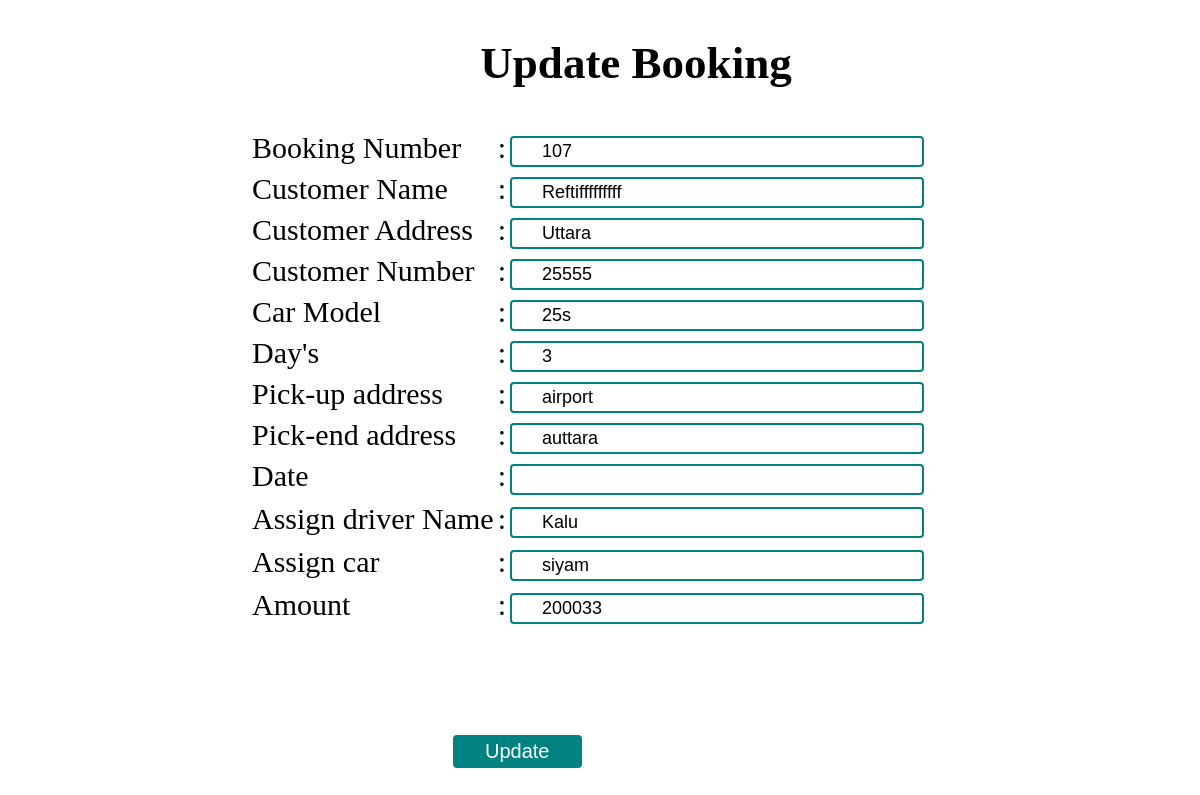
The page /Admin/booking_edit.php?edit=8 on the database its author committed.
### tables this page shows
CREATE TABLE `booking_information` (
  `id` int(20) NOT NULL,
  `s_l` varchar(10) NOT NULL,
  `c_name` varchar(20) NOT NULL,
  `c_address` varchar(20) NOT NULL,
  `c_number` varchar(20) NOT NULL,
  `car_model` varchar(20) NOT NULL,
  `day` varchar(20) NOT NULL,
  `pick_address` varchar(30) NOT NULL,
  `end_address` varchar(20) NOT NULL,
  `date` varchar(255) NOT NULL,
  `driver_name` varchar(20) NOT NULL,
  `assign_car` varchar(20) NOT NULL,
  `amount` varchar(20) NOT NULL,
  `car_track_no` varchar(255) NOT NULL
);

### db_connect/connection.php (called while the page is built, shortened)
<?php
class database
{
	public $servername="localhost";
	public $username="root";
	public $pass="";
	public $dbname="rent_management";
	public $link;
	private function dbconnect(){
		$this->link = new mysqli($this->servername,$this->username,$this->pass,$this->dbname) or die("database failed".$this->link->error."(".$this->link->errno.")");
	}
		public function select($a)
		{
			$scr_querr=$this->link->query($a);
			if($scr_querr->num_rows>0)
			{
				return $scr_querr;
			}
		}
			}
			?>

### Admin/booking_edit.php (the view, shortened to what this page needs)
<?php
require_once("../db_connect/connection.php");
$db=new database();
global $sms;
global $fetch;
if (isset($_GET['edit'])) {
    $id=$_GET['edit'];
    $get_booking="SELECT * FROM booking_information where id='$id'";
    $booking_data=$db->select($get_booking);
        $fetch=$booking_data->fetch_array();
}
?>
<!DOCTYPE html>
<html>
<head>
  <link rel="stylesheet" type="text/css" href="../public/css/custom.css">
</head>
<body>
<div class="information">
  <h2>Update Booking</h2>
   <form action="<?php print $_SERVER['PHP_SELF'];?>" method="post" enctype="multipart/form-data" name="createAdminUser">
  <table>
        <tr>
          <td> Booking Number</td>
          <td>: </td>
         <td><input type="text"  name="s_l" value="<?php echo $fetch['s_l'] ?>"require>
        </tr><tr>
          <td>Customer Name</td>
          <td>: </td>
          <td><input type="text" name="c_name" value="<?php echo $fetch['c_name'] ?>" required></td>
        </tr><tr>
          <td>Customer Address</td>
          <td>: </td>
          <td><input type="text" name="c_address" value="<?php echo $fetch['c_address'] ?>" required></td>
        </tr><tr>
          <td>Customer Number</td>
          <td>: </td>
          <td><input type="text" name="c_number" value="<?php echo $fetch['c_number'] ?>" required></td>
        </tr><tr>
          <td>Car Model</td>
          <td>: </td>
          <td><input type="text" name="car_model" value="<?php echo $fetch['car_model'] ?>" required></td>
          </tr><tr>
          <td>Day's</td>
          <td>: </td>
          <td><input type="text" name="day" value="<?php echo $fetch['day'] ?>" required></td>
          </tr><tr>
          <td>Pick-up address</td>
          <td>: </td>
          <td><input type="text" name="pick_address" value="<?php echo $fetch['pick_address'] ?>" required></td>
        </tr><tr>
          <td>Pick-end address</td>
          <td>: </td>
           <td><input type="text" name="end_address" value="<?php echo $fetch['end_address'] ?>" required></td>
        </tr><tr>
          <td> Date</td>
          <td>: </td>
           <td><input id="txtdate" type="text"  name="date" value="<?php date('Y-m-d', strtotime('dd/mm/yyyy')) ?>" required></td>
        </tr><tr>
          <tr>
          <td> Assign driver Name</td>
          <td>: </td>
           <td><input type="text" name="driver_name" value="<?php echo $fetch['driver_name'] ?>" required></td>
        </tr><tr>
          <tr>
          <td> Assign car</td>
          <td>: </td>
           <td><input type="text" name="assign_car" value="<?php echo $fetch['assign_car'] ?>" required></td>
        </tr><tr>
          <tr>
          <td> Amount</td>
          <td>: </td>
           <td><input type="text" name="amount" value="<?php echo $fetch['amount'] ?>" required></td>
        </tr>
      <tr>
          <td class="danger" colspan="3" align="center"><span><?php print $sms; ?></span></td>
     </tr>
   </table>
       <input type="submit" name="update" value="Update">
  </form>
</div>

### public/css/custom.css (style rules this page uses)
body { font-family: cambria; margin: 0; padding: 0; }
td.danger { padding-top: 60px !important; }
.information { margin-left: 9%; font-size: 30px; width: 80%; }
input[type=submit] { margin-left: 220px; margin-top: 45px; font-size: 25px; background: #028182; border-radius: 10px; color: white; }
input { padding: 3px 30px; }
.information h2 { margin-left: 10%; text-align: center; }
input[type=submit] { margin-left: 345px; margin-top: 45px; font-size: 25px; background: #028182; border-radius: 10px; color: red; }
input[type=submit] { margin-left: 345px; margin-top: 45px; font-size: 25px; background: #028182; border-radius: 10px; color: white; }
input[type=text] { border: 2px solid #028182; border-radius: 4px; font-size: 18px; width: 350px; }
.information table { margin: 0 auto; }
input[type=submit] { border: 2px solid #028182; border-radius: 4px; font-size: 20px; background: #028182; color: white; }

### rows shown on the page
booking_information: s_l "107", c_name "Reftifffffffff", c_address "Uttara", c_number "25555", car_model "25s", day "3", pick_address "airport", end_address "auttara", driver_name "Kalu", assign_car "siyam", amount "200033"
